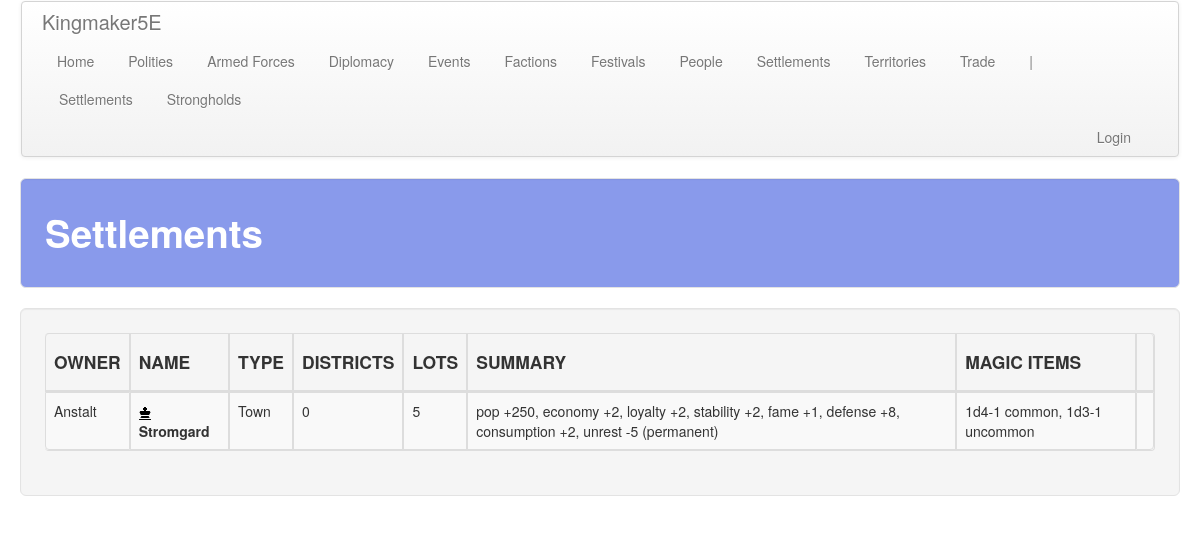
Page /settlements/ on the earlier database version.
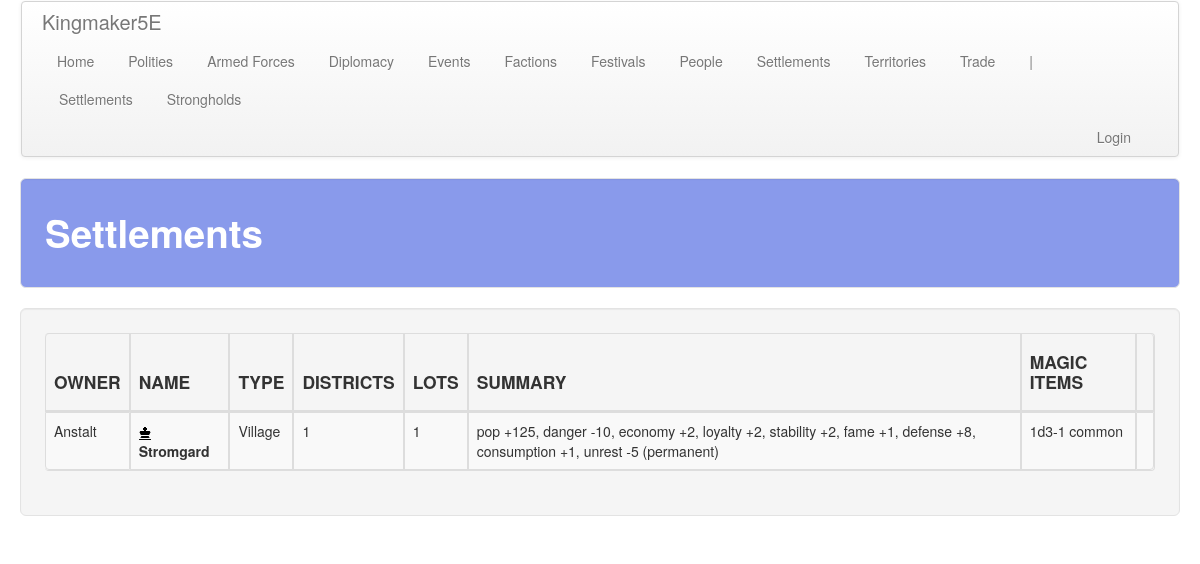
Same page on the later database version.
### settlements/models.py (models this page shows, shortened)
class Settlement(models.Model):
    territory = models.ForeignKey(
        'territory.Territory', on_delete=models.CASCADE,
        related_name='settlement', related_query_name='settlement'
    )
    name = models.CharField(max_length=default_max_length)
    districts = models.IntegerField(default=1)
    capital = models.BooleanField(default=False)

class Type(models.Model):
    name = models.CharField(max_length=default_max_length)
    max_lots = models.IntegerField(blank=True, null=True)
    con_bonus = models.FloatField()
    pop_mult = models.FloatField()
    dan_mod = models.IntegerField()
    att_mod = models.IntegerField()
    magic_items = models.CharField(max_length=default_max_length, blank=True, null=True)

### territory/models.py (models this page shows, shortened)
class Territory(models.Model):
    polity = models.ForeignKey(
        'polity.Polity', on_delete=models.CASCADE,
        related_name='territory', related_query_name='territory'
    )
    hex = models.CharField(max_length=20, null=True)
    type = models.ForeignKey(
        Type, on_delete=models.CASCADE,
        related_name='territory', related_query_name='territory'
    )
    features = models.ManyToManyField(
        Feature, related_name='territory', related_query_name='territory',
        blank=True,
    )
    improvements = models.ManyToManyField(
        Improvement, related_name='territory', related_query_name='territory',
        blank=True,
    )

### polity/models.py (models this page shows, shortened)
class Polity(models.Model):
    name = models.CharField(max_length=default_max_length)
    government = models.ForeignKey(
        Government, on_delete=models.CASCADE,
        related_name='polity', related_query_name='polity')
    alignment_lc = models.ForeignKey(
        AlignmentLC, on_delete=models.CASCADE,
        related_name='polity', related_query_name='polity')
    alignment_ge = models.ForeignKey(
        AlignmentGE, on_delete=models.CASCADE,
        related_name='polity', related_query_name='polity')
    treasury = models.IntegerField(default=0)
    unrest = models.IntegerField(default=0)
    fame = models.IntegerField(default=0)
    infamy = models.IntegerField(default=0)
    desc = models.TextField(default="", blank=True)
    tax_edict = models.ForeignKey(
        'core.TaxEdict', on_delete=models.CASCADE,
        related_name='polity', related_query_name='polity')
    promotion_edict = models.ForeignKey(
        'core.PromotionEdict', on_delete=models.CASCADE,
        related_name='polity', related_query_name='polity')
    holiday_edict = models.ForeignKey(
        'core.HolidayEdict', on_delete=models.CASCADE,
        related_name='polity', related_query_name='polity')
    recruitment_edict = models.ForeignKey(
        'core.RecruitmentEdict', on_delete=models.CASCADE,
        related_name='polity', related_query_name='polity')
    ruler_attribute_1 = models.ForeignKey(
        Attribute, on_delete=models.CASCADE, null=True, blank=True,
        related_name='polity_ruler_1', related_query_name='polity_ruler_1')
    ruler_attribute_2 = models.ForeignKey(
        Attribute, on_delete=models.CASCADE, null=True, blank=True,
        related_name='polity_ruler_2', related_query_name='polity_ruler_2')
    ruler_attribute_3 = models.ForeignKey(
        Attribute, on_delete=models.CASCADE, null=True, blank=True,
        related_name='polity_ruler_3', related_query_name='polity_ruler_3')
    spymaster_attribute = models.ForeignKey(
        Attribute, on_delete=models.CASCADE, null=True, blank=True,
        related_name='polity_spymaster', related_query_name='polity_spymaster')

### settlements/views.py (the view)
# urls.py: path('', views.settlements, name='settlements'),
def settlements(request):
    obj_plural_s = a_plural
    obj_plural = a_plural.replace(' ', '_')
    items = a_obj.objects.order_by('territory__polity__name', 'name')
    for settlement in items:
        get_settlement_details(settlement)
    return render(
        request, '%s/%s.html' % (app_name, obj_plural),
        {'title': obj_plural_s.title(), obj_plural: items}
    )

### common/utils.py (called while the page is built)
def get_signed_number(number):
    if number >= 0:
        s = '+%s' % number
    else:
        s = '-%s' % abs(number)
    return {'s': s}

### settlements/templates/settlements/settlements.html (shortened to what this page needs)
<!DOCTYPE html>
{% extends 'settlements/base.html' %}
{% load staticfiles %}
{% block table_header %}
    <th><h4>OWNER</h4></th>
    <th><h4>NAME</h4></th>
    <th><h4>TYPE</h4></th>
    <th><h4>DISTRICTS</h4></th>
    <th><h4>LOTS</h4></th>
    <th><h4>SUMMARY</h4></th>
    <th><h4>MAGIC ITEMS</h4></th>
    <th><h4></h4></th>
{% endblock %}
{% block table_body %}
    {% for settlement in settlements %}
        <tr class="clickable-object" style="cursor: pointer;" data-href="{% url 'settlements:buildings' settlement_id=settlement.pk %}">
            <td>{{ settlement.territory.polity.name }}</td>
            <td>
                {% if settlement.capital %}
                    <img src="{% static 'img/glyphicons-halflings-211-king.png' %}" alt="capital"/>
                    <b>{{ settlement.name }}</b>
                {% else %}
                    {{ settlement.name }}
                {% endif %}
            </td>
            <td>{{ settlement.type.name }}</td>
            <td>{{ settlement.districts }}</td>
            <td>{{ settlement.lots }}</td>
            <td>{{ settlement.att_summary }}</td>
            <td>{{ settlement.magic_items_string }}</td>
            <td>
            </td>
        </tr>
    {% endfor %}
{% endblock %}

Differences in the rows shown:
changed Settlement "Stromgard": type.name "Town" → "Village"; districts "0" → "1"; lots "5" → "1"; att_summary "pop +250, economy +2, loyalty +2, stability +2, fame +1, defense +8, consumption +2, unrest -5 (permanent)" → "pop +125, danger -10, economy +2, loyalty +2, stability +2, fame +1, defense +8, consumption +1, unrest -5 (permanent)"; magic_items_string "1d4-1 common, 1d3-1 uncommon" → "1d3-1 common"
